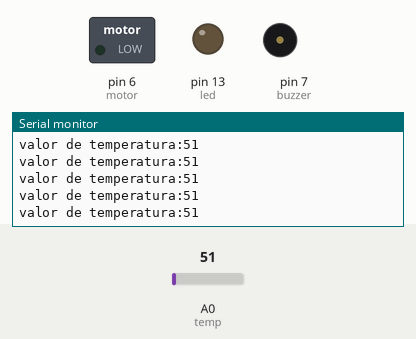
This sketch was run on a simulated Arduino Uno, built with avr-gcc and run on an emulated ATmega328P. On the bench: switched loads named in the sketch (green lamp = pin HIGH), output pins drawn as LEDs (lit = HIGH), buzzer (waves = sounding, pin HIGH), the last lines printed to the serial monitor. The inputs (shaded band) are chosen by the test bench; at power-on: A0 (temp) = 51.

Above: at 1.2 s.
1.3 s: A0 (temp) set to 89
At 1.59 s:
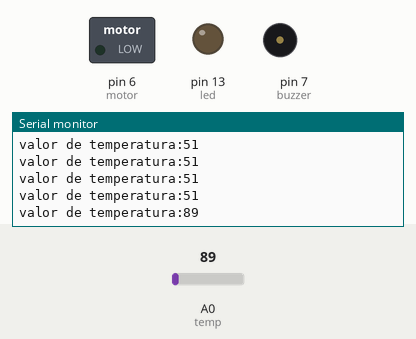
2.8 s: A0 (temp) set to 107
At 2.85 s:
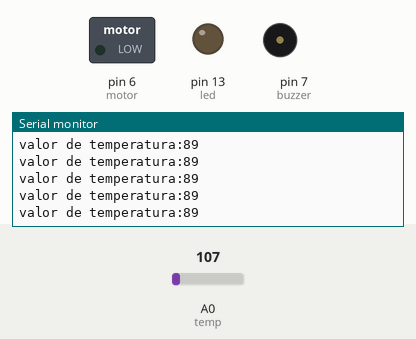
Timing chart, 0 to 5.8 s (numbered marks = the images above; inputs shaded):
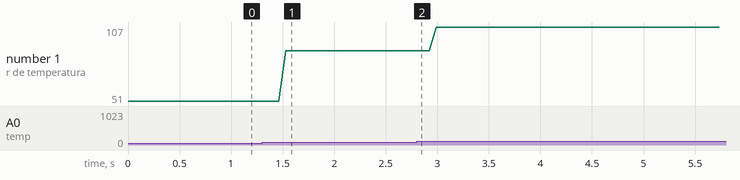

The sketch:

projeto_dio_arduino.ino
```cpp
// C++ code
//
int motor = 6;
int buzzer = 7;
int led = 13;
int temp = 0;
void setup()
{
  pinMode(buzzer, OUTPUT);
  pinMode(motor, OUTPUT);
  pinMode(led, OUTPUT);
  Serial.begin(3600);
}

void loop()
{
  int temperatura = analogRead(temp);
  Serial.print("valor de temperatura:");
  Serial.println(temperatura);
  if(temperatura>166){
  	digitalWrite(motor, HIGH);
    digitalWrite(buzzer, LOW);
    digitalWrite(led, LOW);
    if(temperatura>206){
     digitalWrite(buzzer, HIGH);
     digitalWrite(led, HIGH);
  }
  }
  else{
  	digitalWrite(motor, LOW);
    digitalWrite(buzzer, LOW);
    digitalWrite(led, LOW);
  }
}
```

Measured:
- after the input at 1.3 s, the serial monitor: prints a new line after 0.23 s (image 1)
- plotted number 1: 51 → 89 after the input at 1.3 s, 89 → 107 after the input at 2.8 s
